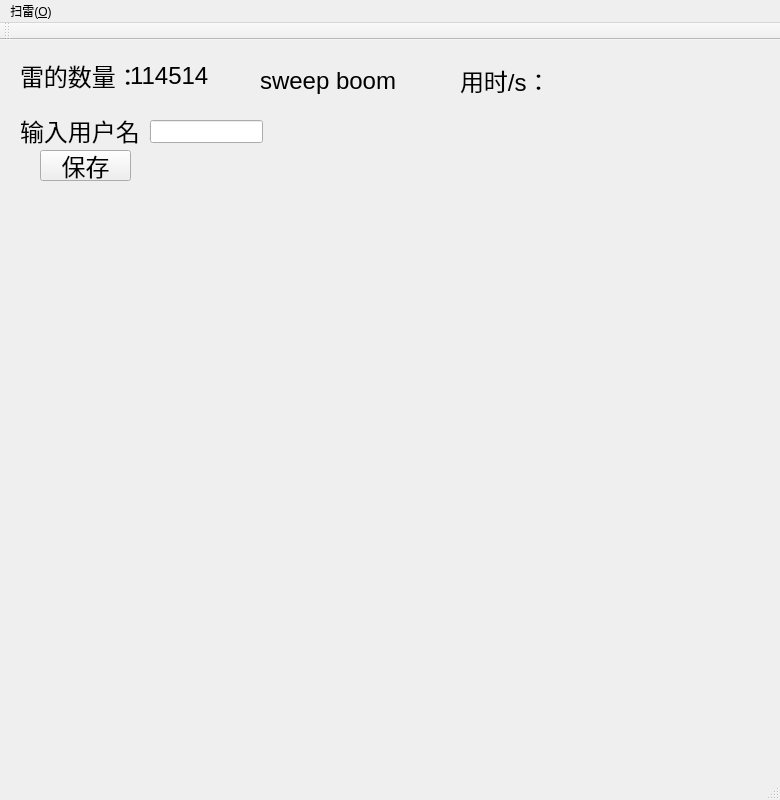
<?xml version="1.0" encoding="UTF-8"?>
<ui version="4.0">
 <class>mainwinClass</class>
 <widget class="QMainWindow" name="mainwinClass">
  <property name="geometry">
   <rect>
    <x>0</x>
    <y>0</y>
    <width>780</width>
    <height>800</height>
   </rect>
  </property>
  <property name="minimumSize">
   <size>
    <width>780</width>
    <height>800</height>
   </size>
  </property>
  <property name="maximumSize">
   <size>
    <width>780</width>
    <height>800</height>
   </size>
  </property>
  <property name="windowTitle">
   <string>mainwin</string>
  </property>
  <widget class="QWidget" name="centralWidget">
   <widget class="QLabel" name="tiplabel">
    <property name="geometry">
     <rect>
      <x>260</x>
      <y>20</y>
      <width>151</width>
      <height>41</height>
     </rect>
    </property>
    <property name="font">
     <font>
      <pointsize>18</pointsize>
     </font>
    </property>
    <property name="text">
     <string>sweep boom</string>
    </property>
   </widget>
   <widget class="QLabel" name="diolabel">
    <property name="geometry">
     <rect>
      <x>20</x>
      <y>20</y>
      <width>111</width>
      <height>31</height>
     </rect>
    </property>
    <property name="font">
     <font>
      <pointsize>18</pointsize>
     </font>
    </property>
    <property name="text">
     <string>雷的数量：</string>
    </property>
   </widget>
   <widget class="QLabel" name="countlabel">
    <property name="geometry">
     <rect>
      <x>130</x>
      <y>20</y>
      <width>121</width>
      <height>31</height>
     </rect>
    </property>
    <property name="font">
     <font>
      <pointsize>18</pointsize>
     </font>
    </property>
    <property name="text">
     <string>114514</string>
    </property>
   </widget>
   <widget class="QLabel" name="timelabel">
    <property name="geometry">
     <rect>
      <x>540</x>
      <y>20</y>
      <width>81</width>
      <height>41</height>
     </rect>
    </property>
    <property name="font">
     <font>
      <pointsize>18</pointsize>
     </font>
    </property>
    <property name="text">
     <string/>
    </property>
   </widget>
   <widget class="QLabel" name="charlabel">
    <property name="geometry">
     <rect>
      <x>460</x>
      <y>20</y>
      <width>81</width>
      <height>41</height>
     </rect>
    </property>
    <property name="font">
     <font>
      <pointsize>18</pointsize>
     </font>
    </property>
    <property name="text">
     <string>用时/s：</string>
    </property>
   </widget>
   <widget class="QLabel" name="namelabel">
    <property name="geometry">
     <rect>
      <x>20</x>
      <y>60</y>
      <width>151</width>
      <height>61</height>
     </rect>
    </property>
    <property name="font">
     <font>
      <pointsize>18</pointsize>
     </font>
    </property>
    <property name="text">
     <string>输入用户名：</string>
    </property>
   </widget>
   <widget class="QLineEdit" name="nameedit">
    <property name="geometry">
     <rect>
      <x>150</x>
      <y>80</y>
      <width>113</width>
      <height>23</height>
     </rect>
    </property>
   </widget>
   <widget class="QPushButton" name="savebutton">
    <property name="geometry">
     <rect>
      <x>40</x>
      <y>110</y>
      <width>91</width>
      <height>31</height>
     </rect>
    </property>
    <property name="font">
     <font>
      <pointsize>18</pointsize>
     </font>
    </property>
    <property name="text">
     <string>保存</string>
    </property>
   </widget>
  </widget>
  <widget class="QMenuBar" name="menuBar">
   <property name="geometry">
    <rect>
     <x>0</x>
     <y>0</y>
     <width>780</width>
     <height>21</height>
    </rect>
   </property>
   <widget class="QMenu" name="boommenu">
    <property name="title">
     <string>扫雷(&amp;O)</string>
    </property>
    <addaction name="eaaction"/>
    <addaction name="noaction"/>
    <addaction name="haaction"/>
    <addaction name="restart"/>
   </widget>
   <addaction name="boommenu"/>
  </widget>
  <widget class="QToolBar" name="mainToolBar">
   <attribute name="toolBarArea">
    <enum>TopToolBarArea</enum>
   </attribute>
   <attribute name="toolBarBreak">
    <bool>false</bool>
   </attribute>
  </widget>
  <widget class="QStatusBar" name="statusBar"/>
  <action name="eaaction">
   <property name="text">
    <string>初级 3*3</string>
   </property>
  </action>
  <action name="noaction">
   <property name="text">
    <string>中级 6*6</string>
   </property>
  </action>
  <action name="haaction">
   <property name="text">
    <string>高级 8*12</string>
   </property>
  </action>
  <action name="restart">
   <property name="text">
    <string>重新开始</string>
   </property>
  </action>
 </widget>
 <layoutdefault spacing="6" margin="11"/>
 <resources>
  <include location="mainwin.qrc"/>
 </resources>
 <connections/>
</ui>
